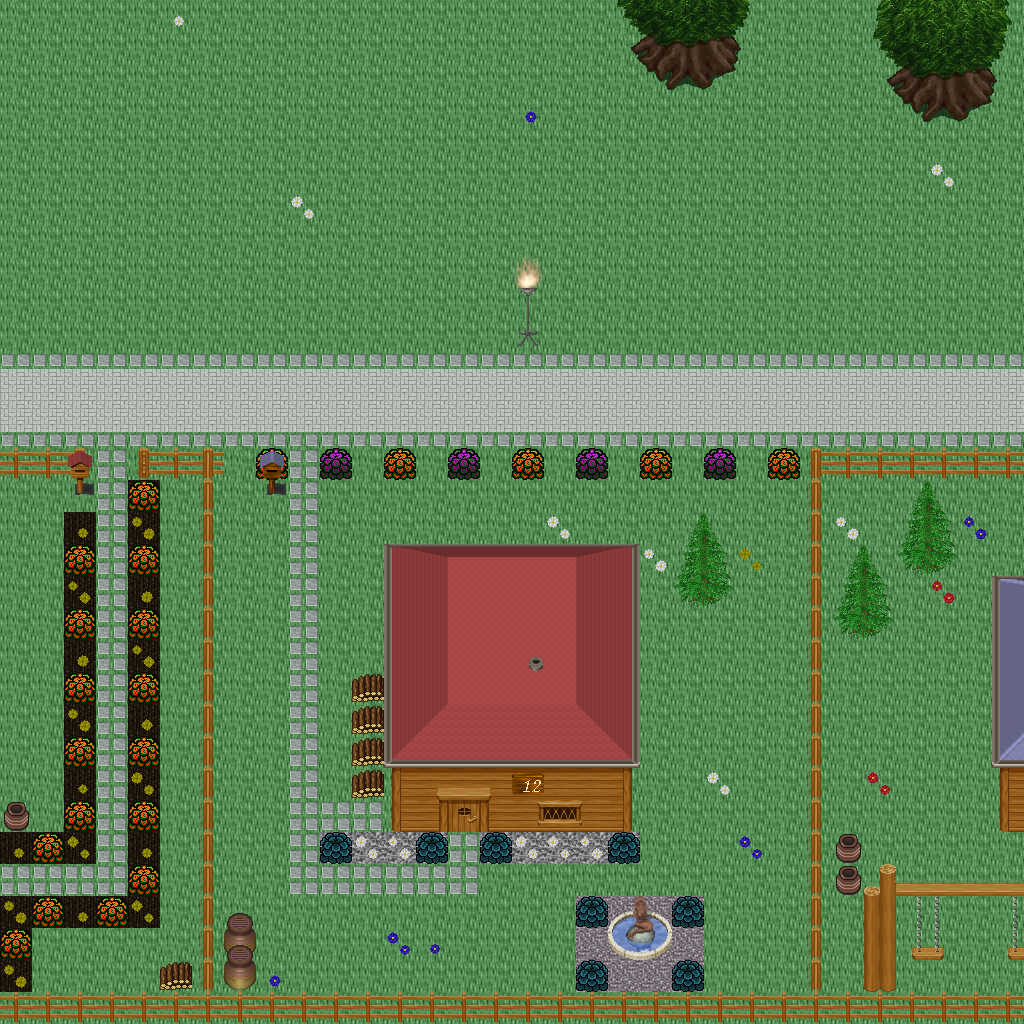

Tiled map render using the project's own tile images. Description and the map definition, with tile-layer contents summarised, below:
An orthogonal 32x32 tile map with 32x32 px tiles, 5 tile layers (Ground, Objects, Objects2, Above, ...), 1 hidden layer not drawn, 60 tilesets.

<map version="1.10" tiledversion="1.11.0" orientation="orthogonal" renderorder="right-down" width="32" height="32" tilewidth="32" tileheight="32" infinite="0" nextlayerid="11" nextobjectid="1">
 <tileset firstgid="1" name="logic_collision" tilewidth="32" tileheight="32" tilecount="1" columns="1">
  <image source="../drawable/logic_collision.png" width="32" height="32" />
 </tileset>
 <tileset firstgid="2" name="building_decoration_orbpedestal" tilewidth="32" tileheight="32" tilecount="2" columns="1">
  <image source="../drawable/building_decoration_orbpedestal.png" width="32" height="64" />
 </tileset>
 <tileset firstgid="4" name="building_decoration_chimney" tilewidth="32" tileheight="32" tilecount="2" columns="1">
  <image source="../drawable/building_decoration_chimney.png" width="32" height="64" />
 </tileset>
 <tileset firstgid="6" name="item_statue_fairypool" tilewidth="32" tileheight="32" tilecount="16" columns="2">
  <image source="../drawable/item_statue_fairypool.png" width="64" height="256" />
 </tileset>
 <tileset firstgid="22" name="building_decoration_stone_details" tilewidth="32" tileheight="32" tilecount="4" columns="2">
  <image source="../drawable/building_decoration_stone_details.png" width="64" height="64" />
 </tileset>
 <tileset firstgid="26" name="building_door_closed" tilewidth="32" tileheight="32" tilecount="1" columns="1">
  <image source="../drawable/building_door_closed.png" width="32" height="32" />
 </tileset>
 <tileset firstgid="27" name="building_door_door" tilewidth="32" tileheight="32" tilecount="6" columns="3">
  <image source="../drawable/building_door_door.png" width="96" height="64" />
 </tileset>
 <tileset firstgid="33" name="building_fence_fence_chunky" tilewidth="32" tileheight="32" tilecount="21" columns="3">
  <image source="../drawable/building_fence_fence_chunky.png" width="96" height="224" />
 </tileset>
 <tileset firstgid="54" name="building_roof_blue" tilewidth="32" tileheight="32" tilecount="20" columns="5">
  <image source="../drawable/building_roof_blue.png" width="160" height="128" />
 </tileset>
 <tileset firstgid="74" name="building_roof_green" tilewidth="32" tileheight="32" tilecount="20" columns="5">
  <image source="../drawable/building_roof_green.png" width="160" height="128" />
 </tileset>
 <tileset firstgid="94" name="building_roof_red" tilewidth="32" tileheight="32" tilecount="20" columns="5">
  <image source="../drawable/building_roof_red.png" width="160" height="128" />
 </tileset>
 <tileset firstgid="114" name="building_roof_red2" tilewidth="32" tileheight="32" tilecount="20" columns="5">
  <image source="../drawable/building_roof_red2.png" width="160" height="128" />
 </tileset>
 <tileset firstgid="134" name="building_roof_roof_borders" tilewidth="32" tileheight="32" tilecount="9" columns="3">
  <image source="../drawable/building_roof_roof_borders.png" width="96" height="96" />
 </tileset>
 <tileset firstgid="143" name="building_roof_yellow" tilewidth="32" tileheight="32" tilecount="20" columns="5">
  <image source="../drawable/building_roof_yellow.png" width="160" height="128" />
 </tileset>
 <tileset firstgid="163" name="building_window_window_long" tilewidth="32" tileheight="32" tilecount="3" columns="3">
  <image source="../drawable/building_window_window_long.png" width="96" height="32" />
 </tileset>
 <tileset firstgid="166" name="ground_cobbled_paving" tilewidth="32" tileheight="32" tilecount="1" columns="1">
  <image source="../drawable/ground_cobbled_paving.png" width="32" height="32" />
 </tileset>
 <tileset firstgid="167" name="ground_gravel" tilewidth="32" tileheight="32" tilecount="1" columns="1">
  <image source="../drawable/ground_gravel.png" width="32" height="32" />
 </tileset>
 <tileset firstgid="168" name="ground_stone_floors" tilewidth="32" tileheight="32" tilecount="6" columns="3">
  <image source="../drawable/ground_stone_floors.png" width="96" height="64" />
 </tileset>
 <tileset firstgid="174" name="ground_ground" tilewidth="32" tileheight="32" tilecount="33" columns="3">
  <image source="../drawable/ground_ground.png" width="96" height="352" />
 </tileset>
 <tileset firstgid="207" name="plant_bush_various_small" tilewidth="32" tileheight="32" tilecount="9" columns="3">
  <image source="../drawable/plant_bush_various_small.png" width="96" height="96" />
 </tileset>
 <tileset firstgid="216" name="plant_flower_daisy_blue" tilewidth="32" tileheight="32" tilecount="8" columns="2">
  <image source="../drawable/plant_flower_daisy_blue.png" width="64" height="128" />
 </tileset>
 <tileset firstgid="224" name="plant_flower_daisy_red" tilewidth="32" tileheight="32" tilecount="8" columns="2">
  <image source="../drawable/plant_flower_daisy_red.png" width="64" height="128" />
 </tileset>
 <tileset firstgid="232" name="plant_flower_daisy_white" tilewidth="32" tileheight="32" tilecount="8" columns="2">
  <image source="../drawable/plant_flower_daisy_white.png" width="64" height="128" />
 </tileset>
 <tileset firstgid="240" name="plant_flower_daisy_yellow" tilewidth="32" tileheight="32" tilecount="8" columns="2">
  <image source="../drawable/plant_flower_daisy_yellow.png" width="64" height="128" />
 </tileset>
 <tileset firstgid="248" name="plant_tree_spruce" tilewidth="32" tileheight="32" tilecount="6" columns="2">
  <image source="../drawable/plant_tree_spruce.png" width="64" height="96" />
 </tileset>
 <tileset firstgid="254" name="item_pot_pot_purple" tilewidth="32" tileheight="32" tilecount="1" columns="1">
  <image source="../drawable/item_pot_pot_purple.png" width="32" height="32" />
 </tileset>
 <tileset firstgid="255" name="item_pot_pot_tall" tilewidth="32" tileheight="32" tilecount="2" columns="1">
  <image source="../drawable/item_pot_pot_tall.png" width="32" height="64" />
 </tileset>
 <tileset firstgid="257" name="item_pot_small_barrel" tilewidth="32" tileheight="32" tilecount="2" columns="1">
  <image source="../drawable/item_pot_small_barrel.png" width="32" height="64" />
 </tileset>
 <tileset firstgid="259" name="item_postbox" tilewidth="32" tileheight="32" tilecount="4" columns="2">
  <image source="../drawable/item_postbox.png" width="64" height="64" />
 </tileset>
 <tileset firstgid="263" name="furniture_chair_wooden_pale" tilewidth="32" tileheight="32" tilecount="4" columns="2">
  <image source="../drawable/furniture_chair_wooden_pale.png" width="64" height="64" />
 </tileset>
 <tileset firstgid="267" name="furniture_table_wooden" tilewidth="32" tileheight="32" tilecount="1" columns="1">
  <image source="../drawable/furniture_table_wooden.png" width="32" height="32" />
 </tileset>
 <tileset firstgid="268" name="furniture_table_brick_base" tilewidth="32" tileheight="32" tilecount="3" columns="3">
  <image source="../drawable/furniture_table_brick_base.png" width="96" height="32" />
 </tileset>
 <tileset firstgid="271" name="furniture_light_iron_lamp" tilewidth="32" tileheight="32" tilecount="3" columns="1">
  <image source="../drawable/furniture_light_iron_lamp.png" width="32" height="96" />
 </tileset>
 <tileset firstgid="274" name="furniture_light_flames" tilewidth="32" tileheight="32" tilecount="6" columns="6">
  <image source="../drawable/furniture_light_flames.png" width="192" height="32" />
 </tileset>
 <tileset firstgid="280" name="furniture_sink_dark_side_on" tilewidth="32" tileheight="32" tilecount="6" columns="3">
  <image source="../drawable/furniture_sink_dark_side_on.png" width="96" height="64" />
 </tileset>
 <tileset firstgid="286" name="ground_grass_corners" tilewidth="32" tileheight="32" tilecount="24" columns="6">
  <image source="../drawable/ground_grass_corners.png" width="192" height="128" />
 </tileset>
 <tileset firstgid="310" name="ground_grass_edges" tilewidth="32" tileheight="32" tilecount="36" columns="12">
  <image source="../drawable/ground_grass_edges.png" width="384" height="96" />
 </tileset>
 <tileset firstgid="346" name="plant_tree_tree_fluffy" tilewidth="32" tileheight="32" tilecount="12" columns="4">
  <image source="../drawable/plant_tree_tree_fluffy.png" width="128" height="96" />
 </tileset>
 <tileset firstgid="358" name="ground_water_dungeon_water" tilewidth="32" tileheight="32" tilecount="30" columns="3">
  <image source="../drawable/ground_water_dungeon_water.png" width="96" height="320" />
 </tileset>
 <tileset firstgid="388" name="furniture_table_wooden_rectangular" tilewidth="32" tileheight="32" tilecount="9" columns="3">
  <image source="../drawable/furniture_table_wooden_rectangular.png" width="96" height="96" />
 </tileset>
 <tileset firstgid="397" name="item_statue_metal_and_stone" tilewidth="32" tileheight="32" tilecount="6" columns="3">
  <image source="../drawable/item_statue_metal_and_stone.png" width="96" height="64" />
 </tileset>
 <tileset firstgid="403" name="ground_fire_fire" tilewidth="32" tileheight="32" tilecount="27" columns="3">
  <image source="../drawable/ground_fire_fire.png" width="96" height="288" />
 </tileset>
 <tileset firstgid="430" name="furniture_table_bench" tilewidth="32" tileheight="32" tilecount="3" columns="3">
  <image source="../drawable/furniture_table_bench.png" width="96" height="32" />
 </tileset>
 <tileset firstgid="433" name="plant_bush_hosta" tilewidth="32" tileheight="32" tilecount="9" columns="3">
  <image source="../drawable/plant_bush_hosta.png" width="96" height="96" />
 </tileset>
 <tileset firstgid="442" name="plant_tree_tree_green" tilewidth="32" tileheight="32" tilecount="88" columns="8">
  <image source="../drawable/plant_tree_tree_green.png" width="256" height="352" />
 </tileset>
 <tileset firstgid="530" name="item_sign_large" tilewidth="32" tileheight="32" tilecount="15" columns="5">
  <image source="../drawable/item_sign_large.png" width="160" height="96" />
 </tileset>
 <tileset firstgid="545" name="building_wall_wall_brown" tilewidth="32" tileheight="32" tilecount="12" columns="3">
  <image source="../drawable/building_wall_wall_brown.png" width="96" height="128" />
 </tileset>
 <tileset firstgid="557" name="ground_green_paving_4" tilewidth="32" tileheight="32" tilecount="3" columns="3">
  <image source="../drawable/ground_green_paving_4.png" width="96" height="32" />
 </tileset>
 <tileset firstgid="560" name="item_swing" tilewidth="32" tileheight="32" tilecount="4" columns="2">
  <image source="../drawable/item_swing.png" width="64" height="64" />
 </tileset>
 <tileset firstgid="564" name="item_fishrods" tilewidth="32" tileheight="32" tilecount="12" columns="4">
  <image source="../drawable/item_fishrods.png" width="128" height="96" />
 </tileset>
 <tileset firstgid="576" name="logic_creature_human_kalavan" tilewidth="32" tileheight="32" tilecount="5" columns="5">
  <image source="../drawable/logic_creature_human_kalavan.png" width="160" height="32" />
 </tileset>
 <tileset firstgid="581" name="logic_creature_animal" tilewidth="32" tileheight="32" tilecount="32" columns="8">
  <image source="../drawable/logic_creature_animal.png" width="256" height="128" />
 </tileset>
 <tileset firstgid="613" name="building_decoration_numbers" tilewidth="32" tileheight="32" tilecount="20" columns="2">
  <image source="../drawable/building_decoration_numbers.png" width="64" height="320" />
 </tileset>
 <tileset firstgid="633" name="ground_green_paving" tilewidth="32" tileheight="32" tilecount="18" columns="3">
  <image source="../drawable/ground_green_paving.png" width="96" height="192" />
 </tileset>
 <tileset firstgid="651" name="item_huge_orb" tilewidth="32" tileheight="32" tilecount="16" columns="2">
  <image source="../drawable/item_huge_orb.png" width="64" height="256" />
 </tileset>
 <tileset firstgid="667" name="light_light_5x5" tilewidth="32" tileheight="32" tilecount="25" columns="5">
  <image source="../drawable/light_light_5x5.png" width="160" height="160" />
 </tileset>
 <tileset firstgid="692" name="light_dim_light_5x5" tilewidth="32" tileheight="32" tilecount="25" columns="5">
  <image source="../drawable/light_dim_light_5x5.png" width="160" height="160" />
 </tileset>
 <tileset firstgid="717" name="item_firewood" tilewidth="32" tileheight="32" tilecount="12" columns="3">
  <image source="../drawable/item_firewood.png" width="96" height="128" />
 </tileset>
 <tileset firstgid="729" name="logic_creature_fowl" tilewidth="32" tileheight="32" tilecount="6" columns="6">
  <image source="../drawable/logic_creature_fowl.png" width="192" height="32" />
 </tileset>
 <tileset firstgid="735" name="logic_creature_human_imperial" tilewidth="32" tileheight="32" tilecount="16" columns="8">
  <image source="../drawable/logic_creature_human_imperial.png" width="256" height="64" />
 </tileset>
 <layer id="1" name="Ground" width="32" height="32">
  <data>[1024 cells, 1024 non-empty, 5 distinct tile ids]</data>
 </layer>
 <layer id="2" name="Objects" width="32" height="32">
  <data>[1024 cells, 324 non-empty, 52 distinct tile ids]</data>
 </layer>
 <layer id="3" name="Objects2" width="32" height="32">
  <data>[1024 cells, 23 non-empty, 14 distinct tile ids]</data>
 </layer>
 <layer id="4" name="Above" width="32" height="32">
  <data>[1024 cells, 113 non-empty, 56 distinct tile ids]</data>
 </layer>
 <layer id="5" name="Above2" width="32" height="32">
  <data>[1024 cells, 9 non-empty, 3 distinct tile ids]</data>
 </layer>
 <layer id="6" name="Walkable" width="32" height="32" visible="0">
  <data>[1024 cells, 207 non-empty, 1 distinct tile ids]</data>
 </layer>
 <objectgroup id="7" name="Mapevents" />
 <objectgroup id="8" name="Spawn" />
 <objectgroup id="9" name="Keys" />
 <objectgroup id="10" name="Replace" />
</map>
